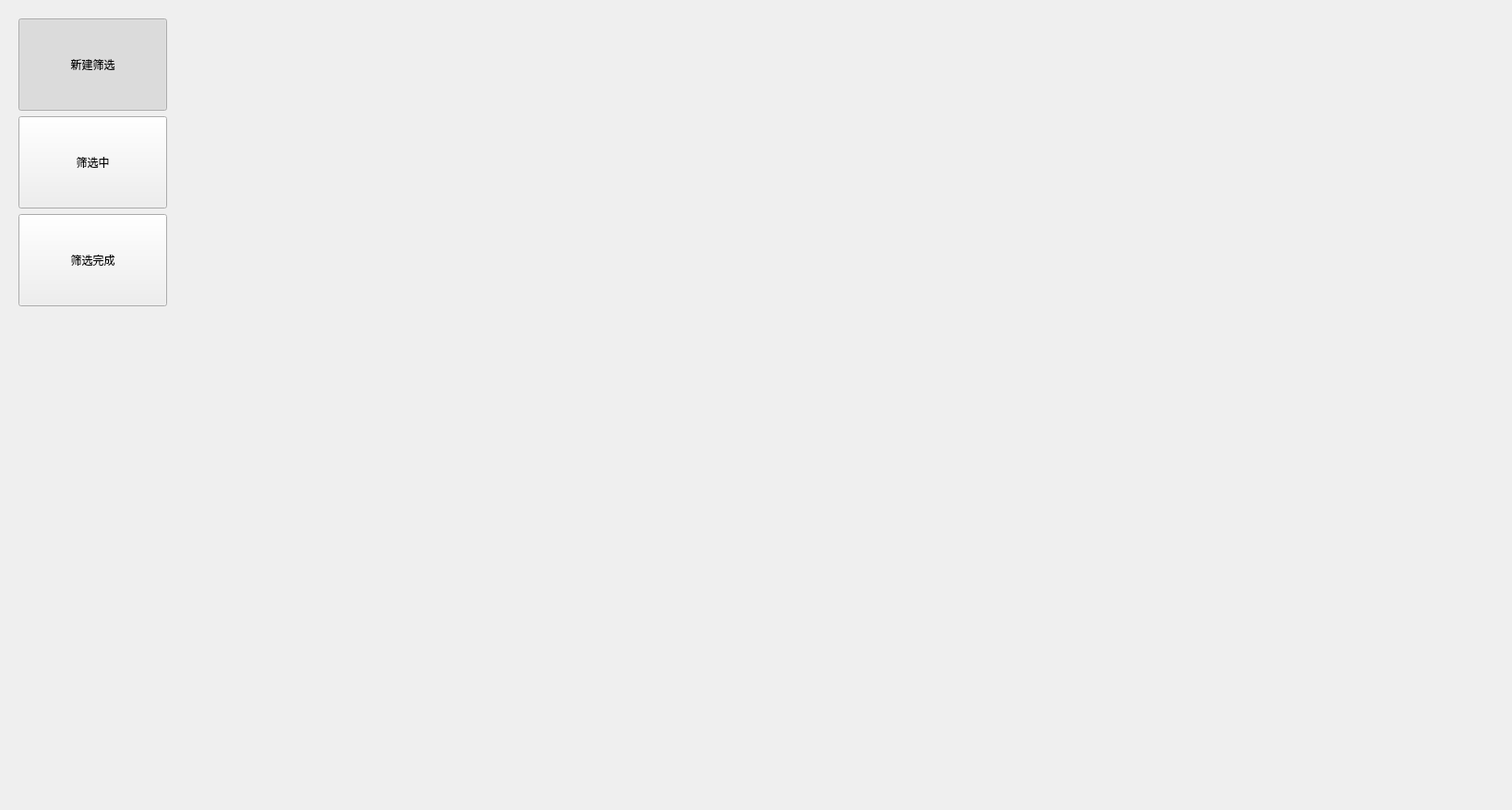
<?xml version="1.0" encoding="UTF-8"?>
<ui version="4.0">
 <class>ResumeSelection</class>
 <widget class="QWidget" name="ResumeSelection">
  <property name="geometry">
   <rect>
    <x>0</x>
    <y>0</y>
    <width>1638</width>
    <height>878</height>
   </rect>
  </property>
  <property name="windowTitle">
   <string>Form</string>
  </property>
  <layout class="QHBoxLayout" name="horizontalLayout" stretch="1,8">
   <item>
    <widget class="QFrame" name="frame">
     <property name="frameShape">
      <enum>QFrame::NoFrame</enum>
     </property>
     <property name="frameShadow">
      <enum>QFrame::Raised</enum>
     </property>
     <layout class="QVBoxLayout" name="verticalLayout" stretch="0,1,1,0">
      <item>
       <widget class="QPushButton" name="btn_new_selection">
        <property name="sizePolicy">
         <sizepolicy hsizetype="Minimum" vsizetype="Preferred">
          <horstretch>0</horstretch>
          <verstretch>0</verstretch>
         </sizepolicy>
        </property>
        <property name="minimumSize">
         <size>
          <width>0</width>
          <height>100</height>
         </size>
        </property>
        <property name="maximumSize">
         <size>
          <width>16777215</width>
          <height>100</height>
         </size>
        </property>
        <property name="text">
         <string>新建筛选</string>
        </property>
        <property name="checkable">
         <bool>true</bool>
        </property>
        <property name="checked">
         <bool>true</bool>
        </property>
        <property name="autoExclusive">
         <bool>true</bool>
        </property>
       </widget>
      </item>
      <item>
       <widget class="QPushButton" name="btn_cur_selection">
        <property name="sizePolicy">
         <sizepolicy hsizetype="Minimum" vsizetype="Preferred">
          <horstretch>0</horstretch>
          <verstretch>0</verstretch>
         </sizepolicy>
        </property>
        <property name="minimumSize">
         <size>
          <width>0</width>
          <height>100</height>
         </size>
        </property>
        <property name="maximumSize">
         <size>
          <width>16777215</width>
          <height>100</height>
         </size>
        </property>
        <property name="text">
         <string>筛选中</string>
        </property>
        <property name="checkable">
         <bool>true</bool>
        </property>
        <property name="checked">
         <bool>false</bool>
        </property>
        <property name="autoExclusive">
         <bool>true</bool>
        </property>
       </widget>
      </item>
      <item>
       <widget class="QPushButton" name="btn_complete_selection">
        <property name="sizePolicy">
         <sizepolicy hsizetype="Minimum" vsizetype="Preferred">
          <horstretch>0</horstretch>
          <verstretch>0</verstretch>
         </sizepolicy>
        </property>
        <property name="minimumSize">
         <size>
          <width>0</width>
          <height>100</height>
         </size>
        </property>
        <property name="maximumSize">
         <size>
          <width>16777215</width>
          <height>100</height>
         </size>
        </property>
        <property name="text">
         <string>筛选完成</string>
        </property>
        <property name="checkable">
         <bool>true</bool>
        </property>
        <property name="autoExclusive">
         <bool>true</bool>
        </property>
       </widget>
      </item>
      <item>
       <spacer name="verticalSpacer">
        <property name="orientation">
         <enum>Qt::Vertical</enum>
        </property>
        <property name="sizeType">
         <enum>QSizePolicy::Expanding</enum>
        </property>
        <property name="sizeHint" stdset="0">
         <size>
          <width>20</width>
          <height>521</height>
         </size>
        </property>
       </spacer>
      </item>
     </layout>
    </widget>
   </item>
   <item>
    <widget class="QStackedWidget" name="stackedWidget">
     <property name="currentIndex">
      <number>0</number>
     </property>
     <widget class="PlanCreator" name="page_new_selection">
      <property name="focusPolicy">
       <enum>Qt::NoFocus</enum>
      </property>
     </widget>
     <widget class="PlanBrowser" name="page_selection"/>
     <widget class="QWidget" name="page_selection_complete"/>
    </widget>
   </item>
  </layout>
 </widget>
 <customwidgets>
  <customwidget>
   <class>PlanCreator</class>
   <extends>QWidget</extends>
   <header location="global">FunctionWidgets/plancreator.h</header>
   <container>1</container>
  </customwidget>
  <customwidget>
   <class>PlanBrowser</class>
   <extends>QWidget</extends>
   <header location="global">FunctionWidgets/planbrowser.h</header>
   <container>1</container>
  </customwidget>
 </customwidgets>
 <resources/>
 <connections/>
</ui>
